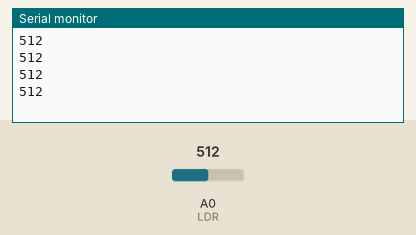
This sketch was run on a simulated Arduino Uno, built with avr-gcc and run on an emulated ATmega328P. Shown: the last lines printed to the serial monitor. Inputs (shaded band) come from the test bench; at power-on: A0 (LDR) = 512.

Above: at 1.2 s.
1.3 s: A0 (LDR) set to 716
At 1.71 s:
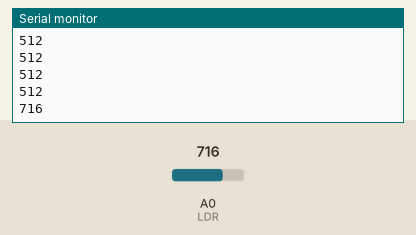
2.8 s: A0 (LDR) set to 900
At 2.91 s:
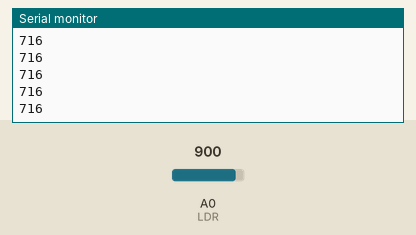
Timing chart, 0 to 5.8 s (numbered marks = the images above; inputs shaded):
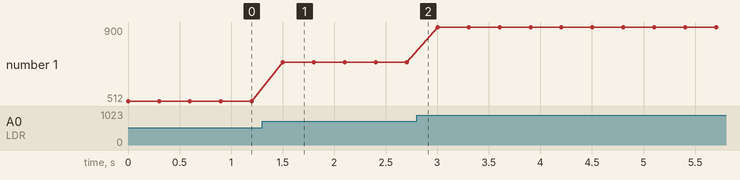

The sketch:

clase03_b5_ntc_mirar.ino
```cpp
void setup() {
  Serial.begin(9600);
}

void loop() {
  int calor = analogRead(A0);   // el NTC, en el mismo divisor del LDR
  Serial.println(calor);        // MIRA el numero antes de decidir nada
  delay(300);
}
```

Measured:
- after the input at 1.3 s, the serial monitor: prints a new line after 0.20 s (image 1)
- plotted number 1: 512 → 716 after the input at 1.3 s, 716 → 900 after the input at 2.8 s
